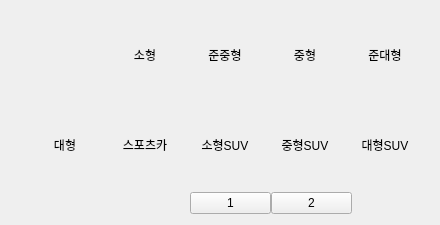
       <widget class="QWidget" name="tab_2">
        <attribute name="title">
         <string>차종별</string>
        </attribute>
        <widget class="QStackedWidget" name="stackedWidget_2">
         <property name="geometry">
          <rect>
           <x>30</x>
           <y>10</y>
           <width>401</width>
           <height>181</height>
          </rect>
         </property>
         <property name="currentIndex">
          <number>0</number>
         </property>
         <widget class="QWidget" name="page_3">
          <widget class="QPushButton" name="large_suv">
           <property name="geometry">
            <rect>
             <x>320</x>
             <y>100</y>
             <width>70</width>
             <height>70</height>
            </rect>
           </property>
           <property name="text">
            <string>대형SUV</string>
           </property>
           <property name="autoDefault">
            <bool>true</bool>
           </property>
           <property name="flat">
            <bool>true</bool>
           </property>
          </widget>
          <widget class="QPushButton" name="light_car">
           <property name="geometry">
            <rect>
             <x>0</x>
             <y>10</y>
             <width>70</width>
             <height>70</height>
            </rect>
           </property>
           <property name="styleSheet">
            <string notr="true"/>
           </property>
           <property name="text">
            <string/>
           </property>
           <property name="icon">
            <iconset>
             <normaloff>../../Desktop/QT_Project/로고사진/HYUNDAI.png</normaloff>../../Desktop/QT_Project/로고사진/HYUNDAI.png</iconset>
           </property>
           <property name="iconSize">
            <size>
             <width>300</width>
             <height>300</height>
            </size>
           </property>
           <property name="checkable">
            <bool>true</bool>
           </property>
           <property name="autoRepeat">
            <bool>false</bool>
           </property>
           <property name="autoExclusive">
            <bool>true</bool>
           </property>
           <property name="autoDefault">
            <bool>true</bool>
           </property>
           <property name="flat">
            <bool>true</bool>
           </property>
          </widget>
          <widget class="QPushButton" name="midium_suv">
           <property name="geometry">
            <rect>
             <x>240</x>
             <y>100</y>
             <width>70</width>
             <height>70</height>
            </rect>
           </property>
           <property name="text">
            <string>중형SUV</string>
           </property>
           <property name="autoDefault">
            <bool>true</bool>
           </property>
           <property name="flat">
            <bool>true</bool>
           </property>
          </widget>
          <widget class="QPushButton" name="large_Car">
           <property name="geometry">
            <rect>
             <x>0</x>
             <y>100</y>
             <width>70</width>
             <height>70</height>
            </rect>
           </property>
           <property name="text">
            <string>대형</string>
           </property>
           <property name="autoDefault">
            <bool>true</bool>
           </property>
           <property name="flat">
            <bool>true</bool>
           </property>
          </widget>
          <widget class="QPushButton" name="small_suv">
           <property name="geometry">
            <rect>
             <x>160</x>
             <y>100</y>
             <width>70</width>
             <height>70</height>
            </rect>
           </property>
           <property name="text">
            <string>소형SUV</string>
           </property>
           <property name="autoDefault">
            <bool>true</bool>
           </property>
           <property name="flat">
            <bool>true</bool>
           </property>
          </widget>
          <widget class="QPushButton" name="small_car">
           <property name="geometry">
            <rect>
             <x>80</x>
             <y>10</y>
             <width>70</width>
             <height>70</height>
            </rect>
           </property>
           <property name="text">
            <string>소형</string>
           </property>
           <property name="checkable">
            <bool>true</bool>
           </property>
           <property name="autoRepeat">
            <bool>false</bool>
           </property>
           <property name="autoExclusive">
            <bool>true</bool>
           </property>
           <property name="autoDefault">
            <bool>true</bool>
           </property>
           <property name="flat">
            <bool>true</bool>
           </property>
          </widget>
          <widget class="QPushButton" name="semimidium_car">
           <property name="geometry">
            <rect>
             <x>160</x>
             <y>10</y>
             <width>70</width>
             <height>70</height>
            </rect>
           </property>
           <property name="text">
            <string>준중형</string>
           </property>
           <property name="autoDefault">
            <bool>true</bool>
           </property>
           <property name="flat">
            <bool>true</bool>
           </property>
          </widget>
          <widget class="QPushButton" name="midium_Car">
           <property name="geometry">
            <rect>
             <x>240</x>
             <y>10</y>
             <width>70</width>
             <height>70</height>
            </rect>
           </property>
           <property name="text">
            <string>중형</string>
           </property>
           <property name="autoDefault">
            <bool>true</bool>
           </property>
           <property name="flat">
            <bool>true</bool>
           </property>
          </widget>
          <widget class="QPushButton" name="sports_car">
           <property name="geometry">
            <rect>
             <x>80</x>
             <y>100</y>
             <width>70</width>
             <height>70</height>
            </rect>
           </property>
           <property name="text">
            <string>스포츠카</string>
           </property>
           <property name="autoDefault">
            <bool>true</bool>
           </property>
           <property name="flat">
            <bool>true</bool>
           </property>
          </widget>
          <widget class="QPushButton" name="semilarge_car">
           <property name="geometry">
            <rect>
             <x>320</x>
             <y>10</y>
             <width>70</width>
             <height>70</height>
            </rect>
           </property>
           <property name="text">
            <string>준대형</string>
           </property>
           <property name="autoDefault">
            <bool>true</bool>
           </property>
           <property name="flat">
            <bool>true</bool>
           </property>
          </widget>
         </widget>
         <widget class="QWidget" name="page_4">
          <widget class="QPushButton" name="RVMPV_btn">
           <property name="geometry">
            <rect>
             <x>0</x>
             <y>10</y>
             <width>70</width>
             <height>70</height>
            </rect>
           </property>
           <property name="text">
            <string>RV/MPV</string>
           </property>
          </widget>
          <widget class="QPushButton" name="commercial_btn">
           <property name="geometry">
            <rect>
             <x>80</x>
             <y>10</y>
             <width>70</width>
             <height>70</height>
            </rect>
           </property>
           <property name="text">
            <string>상용</string>
           </property>
          </widget>
         </widget>
        </widget>
        <widget class="QWidget" name="layoutWidget_2">
         <property name="geometry">
          <rect>
           <x>190</x>
           <y>190</y>
           <width>162</width>
           <height>26</height>
          </rect>
         </property>
         <layout class="QHBoxLayout" name="horizontalLayout_5">
          <property name="spacing">
           <number>0</number>
          </property>
          <item>
           <widget class="QPushButton" name="type_pre">
            <property name="text">
             <string>1</string>
            </property>
           </widget>
          </item>
          <item>
           <widget class="QPushButton" name="type_next">
            <property name="text">
             <string>2</string>
            </property>
           </widget>
          </item>
         </layout>
        </widget>
       </widget>
